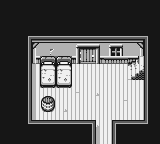

This game map was drawn from its Tiled (.tmx) file and the tilesets committed beside it. A one-line description and the full map source follow:
An orthogonal 20x18 tile map with 8x8 px tiles, 1 tile layer (tiles), 2 tilesets and 4 objects (2x exit, 2x entry).

<map version="1.10" tiledversion="1.11.1-99-gec89c545" orientation="orthogonal" renderorder="right-down" width="20" height="18" tilewidth="8" tileheight="8" infinite="0" nextlayerid="3" nextobjectid="5">
 <tileset firstgid="1" source="interior.tsx" />
 <tileset firstgid="287" source="all_inside_tileset.tsx" />
 <layer id="1" name="tiles" width="20" height="18">
  <data encoding="csv">
765,765,765,765,765,765,765,765,765,765,765,765,765,765,765,765,765,765,765,765,
765,765,765,765,765,765,765,765,765,765,765,765,765,765,765,765,765,765,765,765,
765,765,765,765,765,765,765,765,765,765,765,765,765,765,765,765,765,765,765,765,
765,765,765,765,289,290,291,292,293,294,295,296,297,298,299,300,765,765,765,765,
765,765,765,334,335,336,337,338,339,340,341,342,343,344,345,346,347,348,349,765,
765,765,765,366,367,368,369,370,371,372,373,374,375,376,377,378,379,380,381,765,
765,765,765,398,399,400,401,402,403,404,405,406,407,408,409,410,411,412,413,765,
765,765,765,430,431,419,420,419,420,436,437,438,439,440,441,442,443,444,445,765,
765,765,765,462,463,451,452,451,452,468,469,470,471,472,473,474,475,476,477,765,
765,765,765,494,495,483,484,483,484,500,501,502,503,504,505,506,507,508,509,765,
765,765,765,526,527,515,516,515,516,532,533,534,535,536,537,538,539,540,541,765,
765,765,765,558,559,560,561,562,563,1036,565,566,1175,568,569,534,535,536,573,765,
765,765,765,590,591,592,593,594,595,1068,597,598,599,600,601,1036,567,568,605,765,
765,765,765,622,623,624,625,626,1175,628,629,630,631,632,633,1068,599,600,637,765,
765,765,765,654,655,656,657,658,659,660,661,662,663,664,665,666,667,668,669,765,
765,765,765,686,687,674,675,676,677,676,677,678,679,680,681,699,699,700,701,765,
765,765,765,765,39,39,39,39,39,765,765,710,711,712,713,39,765,765,765,765,
765,765,765,765,39,39,39,39,39,765,765,742,743,744,745,39,765,765,765,765
</data>
 </layer>
 <objectgroup id="2" name="teleport" opacity="0.8">
  <object id="1" name="0, ManHutOutside, 1" type="exit" gid="765" x="96" y="136" width="8" height="8" />
  <object id="2" name="0" type="entry" gid="765" x="96" y="120" width="8" height="8" />
  <object id="3" name="1" type="entry" gid="765" x="112" y="72" width="8" height="8" />
  <object id="4" name="0, ManHutInside2, 0" type="exit" gid="765" x="128" y="72" width="8" height="8" />
 </objectgroup>
</map>